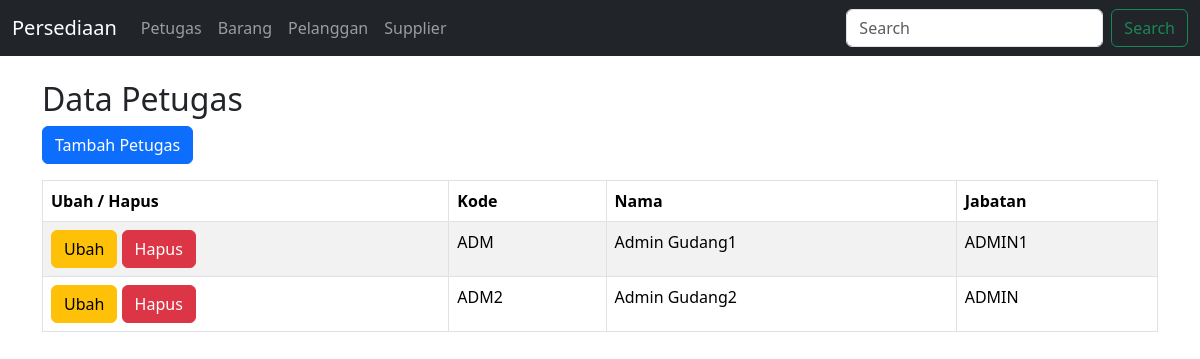
The app's page /petugas.php with its own data.
### tables this page shows
CREATE TABLE `tb_petugas` (
  `KodePetugas` varchar(50) NOT NULL,
  `Nama` varchar(250) NOT NULL,
  `Jabatan` varchar(250) NOT NULL,
  `Password` varchar(10) NOT NULL
);

### web/petugas.php (the view, shortened to what this page needs)
<?php
    require_once('../db_koneksi/koneksidb.php');
    $query_sql = "SELECT * FROM tb_petugas";
    $sql = mysqli_query($koneksidb, $query_sql) or die(mysqli_error($koneksidb));
    $totaldata = mysqli_num_rows($sql);
    $data = mysqli_fetch_assoc($sql);
?>
<!doctype html>
<html lang="en">
    <head>
        <link href="https://cdn.jsdelivr.net/npm/bootstrap@5.3.3/dist/css/bootstrap.min.css" rel="stylesheet">
    </head>
    <body>
        <?php require_once('menu.php');?>
        <br>
        <div class="container">
            <h2>Data Petugas</h2>
            <a href="petugastambah.php"><button class="btn btn-primary mb-3" type="button">Tambah Petugas</button> <i class="ace-icon fa fa-signal"></i></a>
            <br>
            <table align="table-responsive" class=" table table-striped table-bordered table-hover" id="dynamic-table">
                <thead>
                    <th>Ubah / Hapus</th>
                    <th>Kode</th>
                    <th>Nama</th>
                    <th>Jabatan</th>
                </thead>
                <tbody>
                    <?php do {
                        if($totaldata==0) {
                            echo"data kosong";
                        }else{ ?>
                    <tr>
                        <td>
                            <a href="petugasedit.php?id=<?php echo $data['KodePetugas'];?>"><button class="btn btn-warning">Ubah</button></a>
                            <a href="petugashapus.php?id=<?php echo $data['KodePetugas'];?>"><button class="btn btn-danger">Hapus</button></a>
                        </td>
                        <td><?php echo $data['KodePetugas'];?></td>
                        <td><?php echo $data['Nama'];?></td>
                        <td><?php echo $data['Jabatan'];?></td>
                    </tr>
                            <?php }
                        } while ($data = mysqli_fetch_assoc($sql));
                    ?>
                </tbody>
            </table>
        </div>
    </body>
</html>

### records on screen
tb_petugas: KodePetugas "ADM", Nama "Admin Gudang1", Jabatan "ADMIN1"
tb_petugas: KodePetugas "ADM2", Nama "Admin Gudang2", Jabatan "ADMIN"
